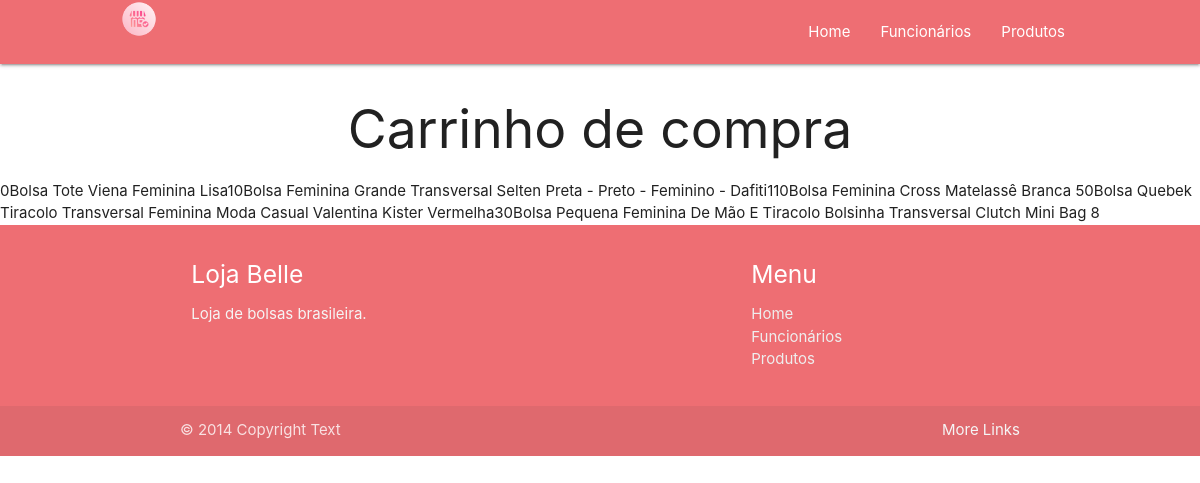
Screenshot of /LojaBelle/carrinho.php with the database file from the repository.
### tables this page shows
CREATE TABLE `tabcarrinho` (
  `carId` int(11) NOT NULL,
  `carProId` int(11) NOT NULL,
  `carQtde` int(11) DEFAULT NULL
);

CREATE TABLE `tabprodutos` (
  `proId` int(11) NOT NULL,
  `proDescricao` varchar(255) DEFAULT NULL,
  `proImagem` varchar(30) NOT NULL,
  `proPreco` decimal(10,2) DEFAULT NULL
);

### LojaBelle/carrinho.php (the view, shortened to what this page needs)
<!DOCTYPE html>
<html lang="pt-br">
<head>
   <link rel="stylesheet" href="https://cdnjs.cloudflare.com/ajax/libs/materialize/1.0.0/css/materialize.min.css">
   <link rel="stylesheet" href="style/cabecalhoRadape.css">
   <link rel="stylesheet" href="style/carrinho.css">
</head>
<body>
<?php
include_once "config/cabecalho.php";
include_once "config/config.php";
echo "<h2>Carrinho de compra</h2>";
?>
   <?php
$sql = "SELECT tabcarrinho.*, tabprodutos.proDescricao AS descricao FROM tabcarrinho INNER JOIN tabprodutos ON tabcarrinho.carProId = tabprodutos.proId";
$stmt = $conexao->prepare($sql);
$stmt->execute();
while ($linha = $stmt->fetch(PDO::FETCH_ASSOC)) {
   echo "<tr><td>{$linha['carId']}</td>";
   echo "<td>{$linha['descricao']}</td>";
   echo "<td>{$linha['carQtde']}</td></tr>";
}
?>
<?php
include_once "config/rodape.php";
?>
</body>
</html>

### LojaBelle/style/carrinho.css (style rules this page uses)
h2 { text-align: center; }

### rows the page displays
tabcarrinho: carId "0", tabprodutos.proDescricao "Bolsa Tote Viena Feminina Lisa", carQtde "1"
tabcarrinho: carId "0", tabprodutos.proDescricao "Bolsa Feminina Grande Transversal Selten Preta - Preto - Feminino - Dafiti", carQtde "11"
tabcarrinho: carId "0", tabprodutos.proDescricao "Bolsa Feminina Cross Matelassê Branca", carQtde "5"
tabcarrinho: carId "0", tabprodutos.proDescricao "Bolsa Quebek Tiracolo Transversal Feminina Moda Casual Valentina Kister Vermelha", carQtde "3"
tabcarrinho: carId "0", tabprodutos.proDescricao "Bolsa Pequena Feminina De Mão E Tiracolo Bolsinha Transversal Clutch Mini Bag", carQtde "8"
